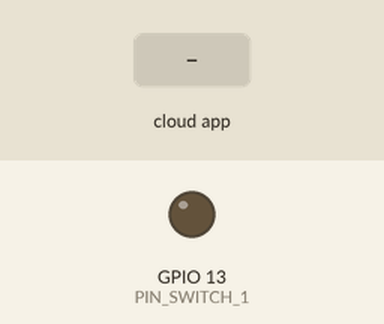
Bench run of a sketch on a simulated ESP8266 (NodeMCU). Shown: output pins drawn as LEDs (lit = HIGH). The inputs (shaded band) are chosen by the test bench. The RemoteXY app is connected.

Above: at 2.2 s.
2.3 s: the phone or cloud app sets switch_1 to 1
At 3.0 s:
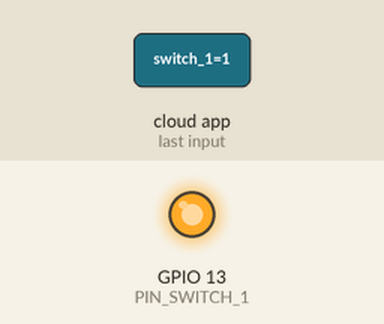
3.8 s: the phone or cloud app sets switch_1 to 0
At 4.1 s:
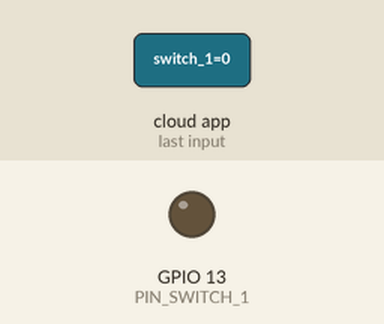
Timing chart, 0 to 6.8 s (numbered marks = the images above; inputs shaded):
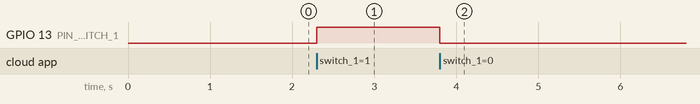

The sketch:

Esp_code.ino
```cpp
#define REMOTEXY_MODE__ESP8266WIFI_LIB_POINT
#include <ESP8266WiFi.h>
#include <RemoteXY.h>

// RemoteXY connection settings
#define REMOTEXY_WIFI_SSID "gaurav"
#define REMOTEXY_WIFI_PASSWORD "12345678"
#define REMOTEXY_SERVER_PORT 80


// RemoteXY configurate
#pragma pack(push, 1)
uint8_t RemoteXY_CONF[] =
  { 255,2,0,0,0,28,0,8,24,0,
  2,0,58,24,22,11,2,26,31,31,
  79,78,0,79,70,70,0,4,0,17,
  12,9,38,2,26 };

// this structure defines all the variables of your control interface
struct {

    // input variable
  uint8_t switch_1; // =1 if switch ON and =0 if OFF
 // int8_t slider_1; // =0..100 slider position

    // other variable
  uint8_t connect_flag;  // =1 if wire connected, else =0

} RemoteXY;
#pragma pack(pop)

/////////////////////////////////////////////
//           END RemoteXY include          //
/////////////////////////////////////////////

#define PIN_SWITCH_1 13


void setup()
{
  RemoteXY_Init ();

  pinMode (PIN_SWITCH_1, OUTPUT);

  digitalWrite(PIN_SWITCH_1,LOW);
  delay(1000);
  if (RemoteXY.switch_1!=0) digitalWrite(PIN_SWITCH_1, HIGH);
  else digitalWrite(PIN_SWITCH_1, LOW);

 /* int pos = RemoteXY.slider_1;
  if (pos>50) { // up
    digitalWrite(PIN_SWITCH_1, HIGH);
    analogWrite(PIN_SWITCH_1, (pos-50) * 5.11);
  }
  else if (pos<50) { // down
    digitalWrite(PIN_SWITCH_1, LOW);
    analogWrite(PIN_SWITCH_1, (50-pos) * 5.11);
  }
  else { // stop
    digitalWrite(PIN_SWITCH_1, LOW);
    analogWrite(PIN_SWITCH_1, 0);
  }*/
}
void loop()
{
  RemoteXY_Handler ();

  digitalWrite(PIN_SWITCH_1, (RemoteXY.switch_1==0)?LOW:HIGH);

  // TODO you loop code
  // use the RemoteXY structure for data transfer


}
```

Measured:
- after the input at 2.3 s, GPIO 13 (PIN_SWITCH_1): LOW → HIGH at once
- after the input at 3.8 s, GPIO 13 (PIN_SWITCH_1): HIGH → LOW at once
